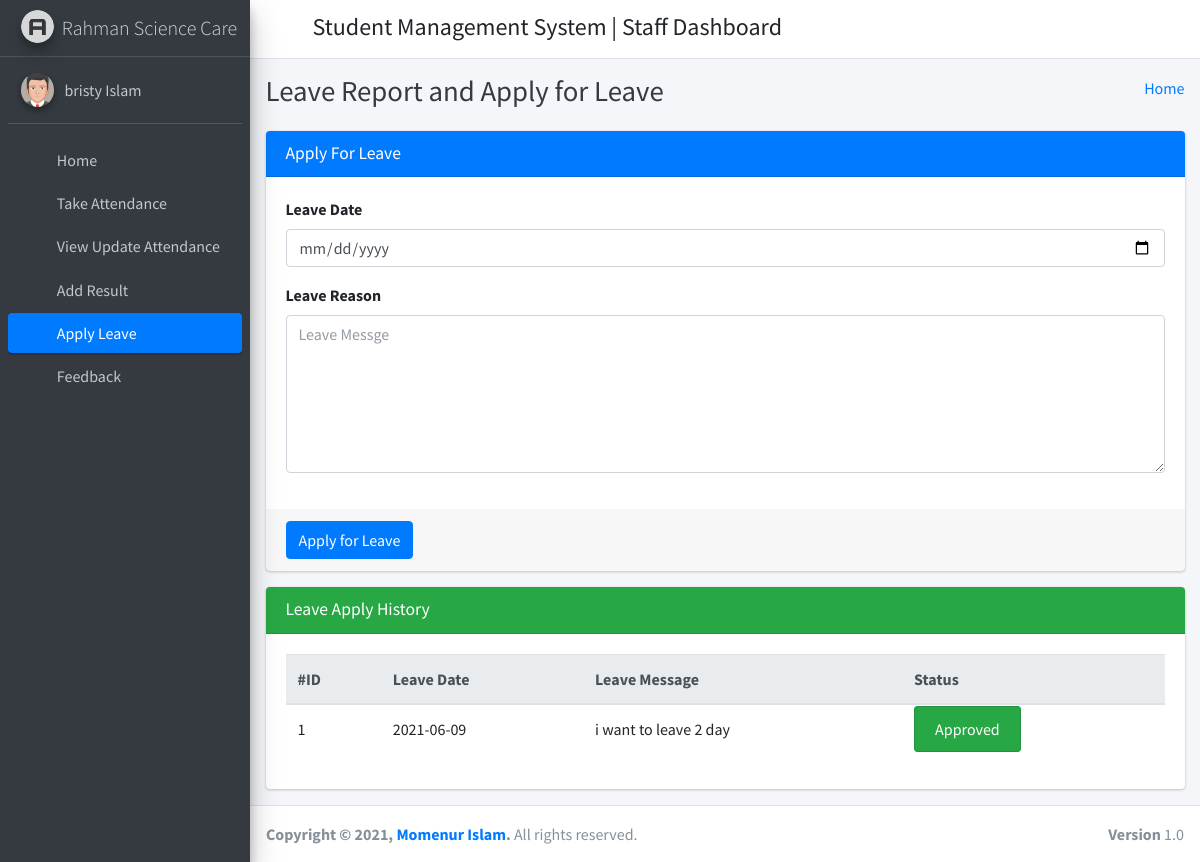
Screenshot of /staff_apply_leave/ (signed in) with the database file from the repository.
### student_management_app/models.py (models this page shows)
class CustomUser(AbstractUser):
    user_type_data = ((1, "HOD"), (2, "Staff"), (3, "Student"))
    user_type = models.CharField(default=1, choices=user_type_data, max_length=10)

class LeaveReportStaff(models.Model):
    id = models.AutoField(primary_key=True)
    staff_id = models.ForeignKey(Staffs, on_delete=models.CASCADE)
    leave_date = models.CharField(max_length=255)
    leave_message = models.TextField()
    leave_status = models.IntegerField(default=0)
    created_at = models.DateTimeField(auto_now_add=True)
    updated_at = models.DateTimeField(auto_now=True)
    objects = models.Manager()

### student_management_app/StaffViews.py (the view)
# urls.py: path('staff_apply_leave/', StaffViews.staff_apply_leave, name="staff_apply_leave"),
def staff_apply_leave(request):
    staff_obj = Staffs.objects.get(admin=request.user.id)
    leave_data = LeaveReportStaff.objects.filter(staff_id=staff_obj)
    context = {
        "leave_data": leave_data
    }
    return render(request, "staff_template/staff_apply_leave_template.html", context)

### student_management_app/templates/staff_template/staff_apply_leave_template.html (shortened to what this page needs)
{% extends 'staff_template/base_template.html' %}
{% block page_title %}
    Leave Report and Apply for Leave
{% endblock page_title %}
{% block main_content %}
{% load static %}
<section class="content">
        <div class="container-fluid">
            <div class="row">
                <div class="col-md-12">
                    <div class="card card-primary">
                    <div class="card-header">
                        <h3 class="card-title">Apply For Leave</h3>
                    </div>
                    <form method="POST" action="{% url 'staff_apply_leave_save' %}">
                        <div class="card-body">
                            <div class="form-group">
                                <label>Leave Date </label>
                                <input type="date" name="leave_date" class="form-control" />
                            </div>
                            <div class="form-group">
                                <label>Leave Reason </label>
                                <textarea name="leave_message" class="form-control" rows="6" placeholder="Leave Messge"></textarea>
                            </div>
                        </div>
                        <div class="card-footer">
                        <button type="submit" class="btn btn-primary">Apply for Leave</button>
                        </div>
                    </form>
                    </div>
                </div>
            </div>
            <div class="row">
                <div class="col-md-12">
                    <div class="card card-success">
                        <div class="card-header">
                            <h3 class="card-title">Leave Apply History</h3>
                        </div>
                        <div class="card-body">
                           <div class="table-responsive">
                                <table class="table">
                                    <thead class="thead-light">
                                    <tr>
                                        <th>#ID</th>
                                        <th>Leave Date</th>
                                        <th>Leave Message</th>
                                        <th>Status</th>
                                    </tr>
                                    </thead>
                                    {% for leave in leave_data %}
                                    <tr>
                                        <td>{{ leave.id }}</td>
                                        <td>{{ leave.leave_date }}</td>
                                        <td>{{ leave.leave_message }}</td>
                                        <td>
                                            {% if leave.leave_status == 1 %}
                                                <span class="alert alert-success">Approved</span>
                                            {% elif leave.leave_status == 2 %}
                                                <span class="alert alert-danger">Rejected</span>
                                            {% else %}
                                                <span class="alert alert-warning">Pending</span>
                                            {% endif %}
                                        </td>
                                    </tr>
                                    {% endfor %}
                                </table>
                            </div>
                        </div>
                    </div>
                </div>
            </div>
        </div>
      </section>
  {% endblock main_content %}

### student_management_app/templates/staff_template/sidebar_template.html (shortened to what this page needs)
{% load static %}
<aside class="main-sidebar sidebar-dark-primary elevation-4">
      <a href="{% url 'staff_home' %}" class="brand-link">
        <img src="{% static 'dist/img/AdminLTELogo.png' %}" alt="AdminLTE Logo" class="brand-image img-circle elevation-3"
            style="opacity: .8">
        <span class="brand-text font-weight-light">Rahman Science Care</span>
      </a>
      <div class="sidebar">
        <div class="user-panel mt-3 pb-3 mb-3 d-flex">
          <div class="image">
            <img src="{% static 'dist/img/user2-160x160.jpg' %}" class="img-circle elevation-2" alt="User Image">
          </div>
          <div class="info">
            <a href="{% url 'staff_profile' %}" class="d-block">{{ user.first_name }} {{ user.last_name }}</a>
          </div>
        </div>
        <nav class="mt-2">
          <ul class="nav nav-pills nav-sidebar flex-column" data-widget="treeview" role="menu" data-accordion="false">
            <li class="nav-item">
              {% url 'staff_home' as staff_home %}
              <a href="{{ staff_home }}" class="nav-link {% if request.path == staff_home %} active {% endif %}">
                <i class="nav-icon fas fa-tachometer-alt"></i>
                <p>
                  Home
                </p>
              </a>
            </li>
            <li class="nav-item">
              {% url 'staff_take_attendance' as staff_take_attendance %}
              <a href="{{ staff_take_attendance }}" class="nav-link {% if request.path == staff_take_attendance %} active {% endif %}">
                <i class="nav-icon fas fa-calendar-plus"></i>
                <p>
                  Take Attendance
                </p>
              </a>
            </li>
            <li class="nav-item">
              {% url 'staff_update_attendance' as staff_update_attendance %}
              <a href="{{ staff_update_attendance }}" class="nav-link {% if request.path == staff_update_attendance %} active {% endif %}">
                <i class="nav-icon fas fa-calendar-alt"></i>
                <p>
                  View Update Attendance
                </p>
              </a>
            </li>
            <li class="nav-item">
              {% url 'staff_add_result' as staff_add_result %}
              <a href="{{ staff_add_result }}" class="nav-link {% if request.path == staff_add_result %} active {% endif %}">
                <i class="nav-icon fas fa-tasks"></i>
                <p>
                  Add Result
                </p>
              </a>
            </li>
            <li class="nav-item">
              {% url 'staff_apply_leave' as staff_apply_leave %}
              <a href="{{ staff_apply_leave }}" class="nav-link {% if request.path == staff_apply_leave %} active {% endif %}">
                <i class="nav-icon fas fa-envelope-open-text"></i>
                <p>
                  Apply Leave
                </p>
              </a>
            </li>
            <li class="nav-item">
              {% url 'staff_feedback' as staff_feedback %}
              <a href="{{ staff_feedback }}" class="nav-link {% if request.path == staff_feedback %} active {% endif %}">
                <i class="nav-icon fas fa-comments"></i>
                <p>
                  Feedback
                </p>
              </a>
            </li>
          </ul>
        </nav>
      </div>
    </aside>

### rows the page displays
CustomUser: first_name "bristy", last_name "Islam"
LeaveReportStaff: id "1", leave_date "2021-06-09", leave_message "i want to leave 2 day", leave_status "Approved"
